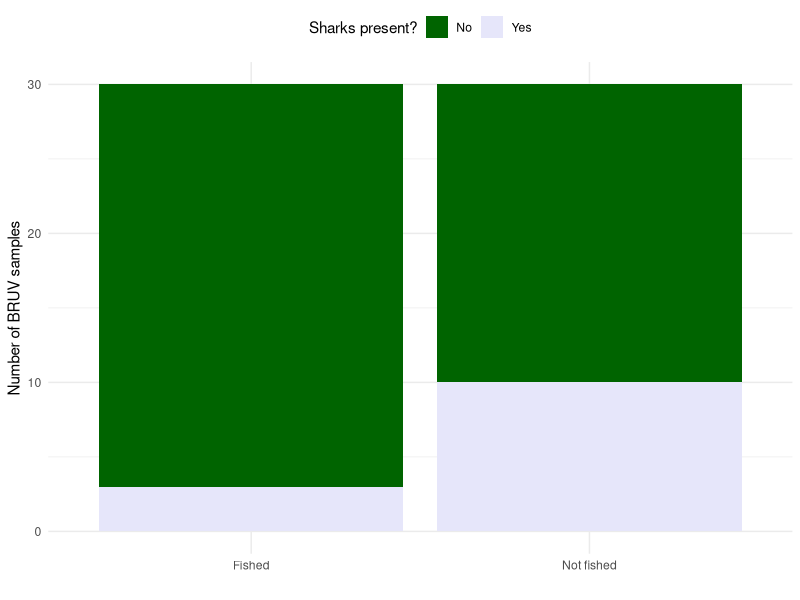

The R source for this figure:
library(tidyverse)
bruv<-read.csv("bruv.csv")
theme_set(theme_minimal())
ggplot(bruv,aes(x=Zone,fill=Sharks))+
  geom_bar()+
  scale_fill_manual(values=c("darkgreen","lavender"))+
  labs(x="",y="Number of BRUV samples",fill="Sharks present?")+
  theme(legend.position="top")
# I edited this on the website 
